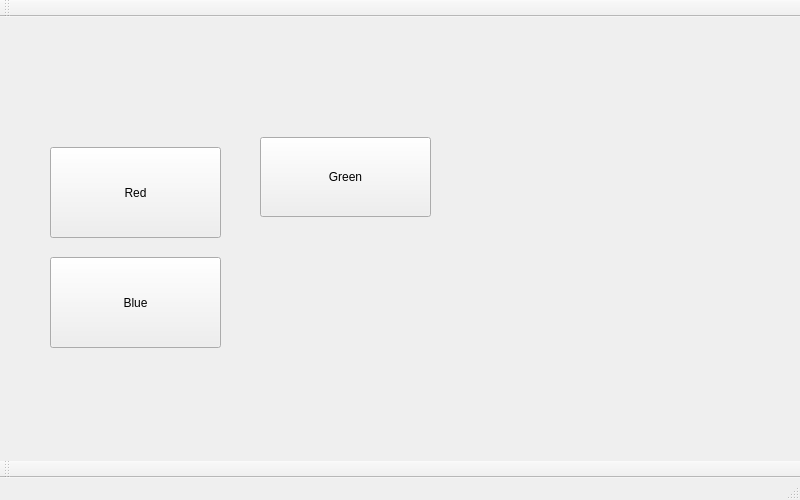
<?xml version="1.0" encoding="UTF-8"?>
<ui version="4.0">
 <class>MainWindow</class>
 <widget class="QMainWindow" name="MainWindow">
  <property name="geometry">
   <rect>
    <x>0</x>
    <y>0</y>
    <width>800</width>
    <height>500</height>
   </rect>
  </property>
  <property name="sizePolicy">
   <sizepolicy hsizetype="MinimumExpanding" vsizetype="Preferred">
    <horstretch>0</horstretch>
    <verstretch>0</verstretch>
   </sizepolicy>
  </property>
  <property name="maximumSize">
   <size>
    <width>16777213</width>
    <height>16777215</height>
   </size>
  </property>
  <property name="windowTitle">
   <string>MainWindow</string>
  </property>
  <property name="styleSheet">
   <string notr="true"/>
  </property>
  <widget class="QWidget" name="centralWidget">
   <widget class="QPushButton" name="BP_Green">
    <property name="geometry">
     <rect>
      <x>260</x>
      <y>120</y>
      <width>171</width>
      <height>80</height>
     </rect>
    </property>
    <property name="sizePolicy">
     <sizepolicy hsizetype="Minimum" vsizetype="Fixed">
      <horstretch>0</horstretch>
      <verstretch>0</verstretch>
     </sizepolicy>
    </property>
    <property name="toolTipDuration">
     <number>0</number>
    </property>
    <property name="styleSheet">
     <string notr="true"/>
    </property>
    <property name="text">
     <string>Green</string>
    </property>
    <property name="checkable">
     <bool>true</bool>
    </property>
    <property name="checked">
     <bool>false</bool>
    </property>
   </widget>
   <widget class="QPushButton" name="BP_Red">
    <property name="geometry">
     <rect>
      <x>50</x>
      <y>130</y>
      <width>171</width>
      <height>91</height>
     </rect>
    </property>
    <property name="text">
     <string>Red</string>
    </property>
    <property name="checkable">
     <bool>true</bool>
    </property>
   </widget>
   <widget class="QPushButton" name="BP_Blue">
    <property name="geometry">
     <rect>
      <x>50</x>
      <y>240</y>
      <width>171</width>
      <height>91</height>
     </rect>
    </property>
    <property name="text">
     <string>Blue</string>
    </property>
    <property name="checkable">
     <bool>true</bool>
    </property>
   </widget>
  </widget>
  <widget class="QMenuBar" name="menuBar">
   <property name="geometry">
    <rect>
     <x>0</x>
     <y>0</y>
     <width>800</width>
     <height>25</height>
    </rect>
   </property>
  </widget>
  <widget class="QToolBar" name="mainToolBar">
   <attribute name="toolBarArea">
    <enum>TopToolBarArea</enum>
   </attribute>
   <attribute name="toolBarBreak">
    <bool>true</bool>
   </attribute>
  </widget>
  <widget class="QStatusBar" name="statusBar"/>
  <widget class="QToolBar" name="toolBar">
   <property name="windowTitle">
    <string>toolBar</string>
   </property>
   <attribute name="toolBarArea">
    <enum>BottomToolBarArea</enum>
   </attribute>
   <attribute name="toolBarBreak">
    <bool>true</bool>
   </attribute>
  </widget>
 </widget>
 <layoutdefault spacing="6" margin="11"/>
 <resources/>
 <connections/>
</ui>
